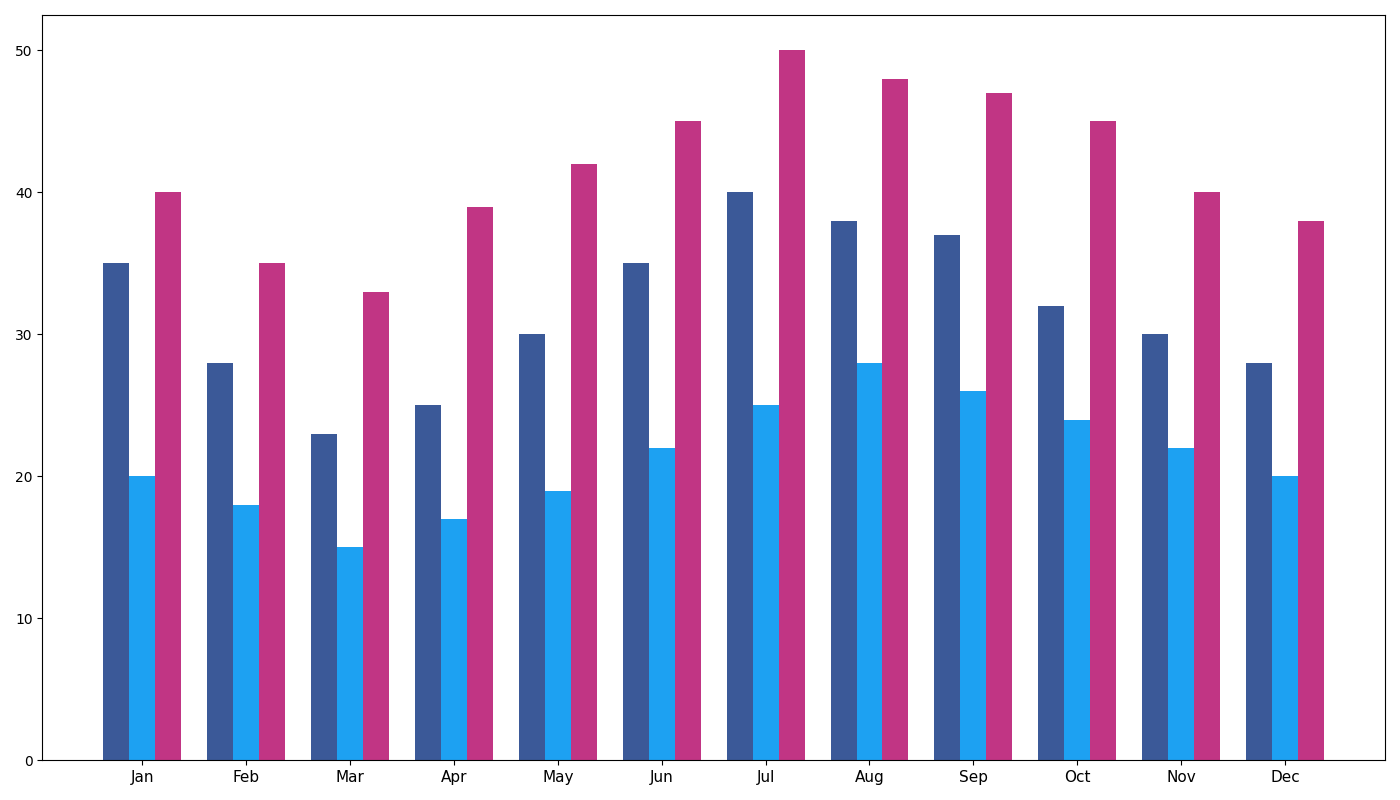

This chart was generated by the following Python code:
import matplotlib.pyplot as plt
import numpy as np

months = ['Jan', 'Feb', 'Mar', 'Apr', 'May', 'Jun', 'Jul', 'Aug', 'Sep', 'Oct', 'Nov', 'Dec']

engagement_data = {
    'Facebook': [35, 28, 23, 25, 30, 35, 40, 38, 37, 32, 30, 28],
    'Twitter': [20, 18, 15, 17, 19, 22, 25, 28, 26, 24, 22, 20],
    'Instagram': [40, 35, 33, 39, 42, 45, 50, 48, 47, 45, 40, 38]
}

facebook_data = np.array(engagement_data['Facebook'])
twitter_data = np.array(engagement_data['Twitter'])
instagram_data = np.array(engagement_data['Instagram'])

fig, ax = plt.subplots(figsize=(14, 8))

bar_width = 0.25
x_positions = np.arange(len(months))

ax.bar(x_positions - bar_width, facebook_data, bar_width, color='#3b5998')
ax.bar(x_positions, twitter_data, bar_width, color='#1DA1F2')
ax.bar(x_positions + bar_width, instagram_data, bar_width, color='#C13584')

# Removed text annotations and labels
ax.set_xticks(x_positions)
ax.set_xticklabels(months, fontsize=11)

plt.tight_layout()
plt.show()
